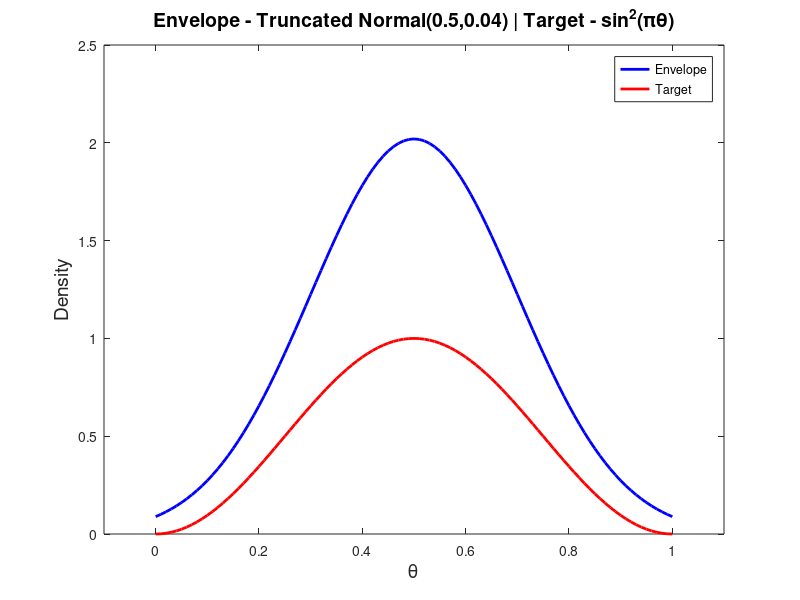
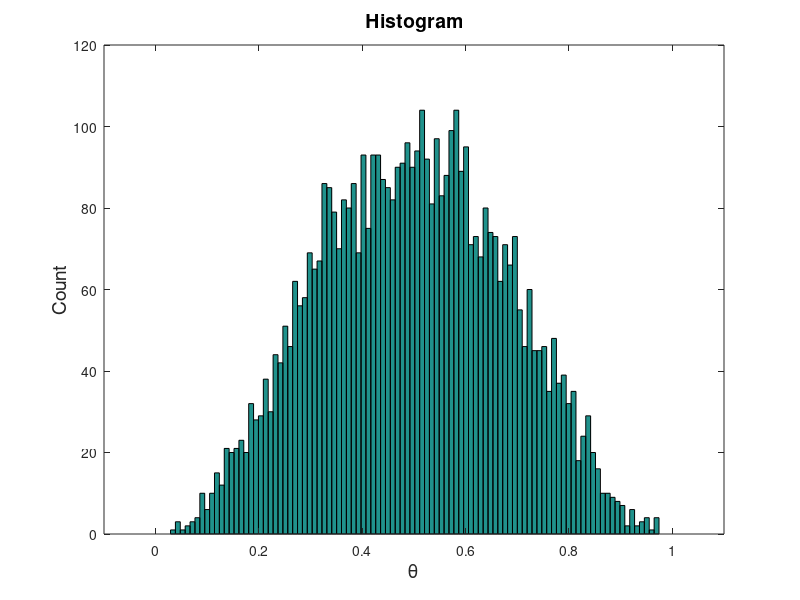

These charts were generated, in order, by the following MATLAB code:
%% STA 601: Lab 4
% Author: Kedar S Prabhudesai
% Created on: 09/25/2013

close all;
clear all;

% Support 
theta = 0:0.01:1;
% Target Function
tarFn = (sin(pi*theta)).^2;
% Envelope Distribution 
% envDist = makedist('Uniform','lower',0,'upper',1);
envDist = makedist('Normal','mu',0.5,'sigma',0.2);
envDist = envDist.truncate(0,1);
% Total Number of Samples
nSamples = 10000;
% Make sure that the envelope distribution is greater than or equal to the
% target function
figure;
plot(theta,envDist.pdf(theta),'b','LineWidth',2);hold on;
plot(theta,(sin(pi*theta)).^2,'r','LineWidth',2);hold off;
% title('Envelope - Uniform | Target - sin^2(\pi\theta)','FontSize',14);
title('Envelope - Truncated Normal(0.5,0.04) | Target - sin^2(\pi\theta)','FontSize',14);
legend('Envelope','Target');
xlabel('\theta','FontSize',14);ylabel('Density','FontSize',14);
xlim([-0.1 1.1]);%ylim([-0.1 1.1]);

% Samples from Envelope Distribution
envSamples = envDist.random(1,nSamples);
% Get Uniform samples to evaluate condition
tarSamples = envDist.pdf(envSamples).*rand(1,nSamples);

% Evaluate Condition whether to accept or reject the samples from the
% envelope
condAccept = (tarSamples <= ((sin(pi*envSamples)).^2));
% Keep only Accepted Points
result = envSamples(condAccept);

% Make Histogram
figure;
hist(result,100);
title('Histogram','FontSize',14);
xlabel('\theta','FontSize',14);ylabel('Count','FontSize',14);
xlim([-0.1 1.1]);